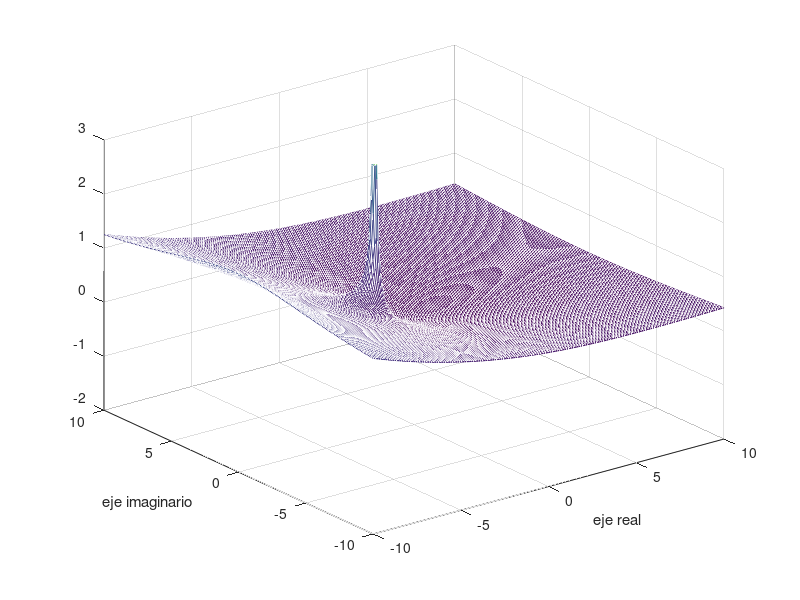
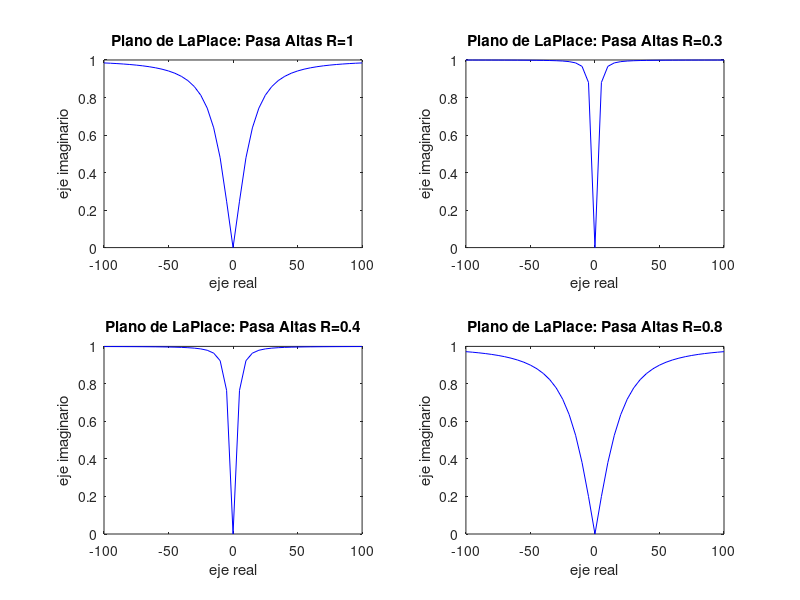
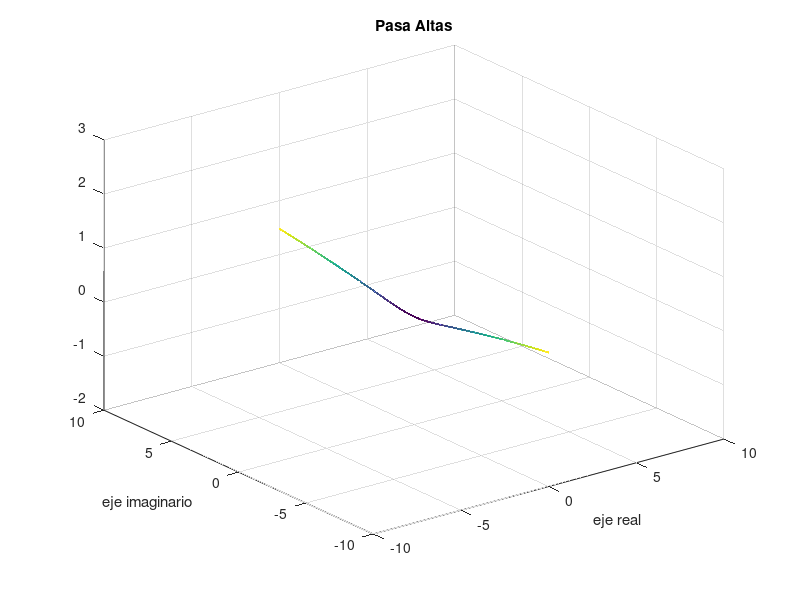

Source code (MATLAB) for these figures, in order:

close all
clear all

%%%%%%%%%%%%%%%%%%%%%%%%%%%%ejercicio 1%%%%%%%%%%%%%%%%%%%%%%%%
a=0;
for sigma=-10:0.1:10;
    a=a+1;
    b=0;
    for omega=-10:0.1:10;
        b=b+1;
        s(b,a)=sigma+j*omega;
                
    end
end


R=1;  %mover entre 1 y 0.2 para no salir de rango
C=0.05;  
L=0.5;


H=( s.^2) ./( s.^2+s/(R*C)+1/(L*C) );		%pasa altas

figure(1)
ejesig=real(s);
ejeome=imag(s);
mesh(ejesig,ejeome,abs(H));
%mesh(ejesig,ejeome,20*log10(abs(H)));
axis([-10 10 -10 10 -2 3])
xlabel('eje real');
ylabel('eje imaginario')



%%%%%%%%%%%%%%%%%%%%%%%%%%Rebanada de Fourier%%%%%%%%%%%%
figure(3)
a=0;
for sigma=-10:0.1:10;
    a=a+1;
    b=0;
    for omega=-10:0.1:10;
        b=b+1;
        sigma=0;
        s(b,a)=sigma+j*omega;
                
    end
end
H=( s.^2) ./( s.^2+s/(R*C)+1/(L*C) );		%pasa altas
ejesig=real(s);
ejeome=imag(s);
mesh(ejesig,ejeome,abs(H));
%mesh(ejesig,ejeome,20*log10(abs(H)));
axis([-10 10 -10 10 -2 3])
xlabel('eje real');
ylabel('eje imaginario')
title('Pasa Altas')


%%%%%%%%%%%%%%%%inciso 2
%%%%%%%%%%%%%%%%%%%%%varias frecuencias de corte%%%%%%%%%%%%%

figure(2)
a=1;
    for omega=-100:5:100;
        w(a)=j*omega;
                a=a+1;
    end
    
subplot(2,2,1)    
R=1;  %mover entre 1 y 0.2 para no salir de rango
C=0.05;  
L=0.5;

RF=( w.^2 ) ./( w.^2+w/(R*C)+1/(L*C) );		%pasa altas
%RF=( 1/(L*C) ) ./( w.^2+w/(R*C)+1/(L*C) );
ejeome=imag(w);
plot(ejeome,abs(RF),'b');             %frecuencia 1
xlabel('eje real');
ylabel('eje imaginario')
title('Plano de LaPlace: Pasa Altas R=1')

subplot(2,2,2)  
R=0.3;  %mover entre 1 y 0.2 para no salir de rango 
L=0.5;
C=1;
RF=( w.^2 ) ./( w.^2+w/(R*C)+1/(L*C) );		%pasa altas
%RF=( 1/(L*C) ) ./( w.^2+w/(R*C)+1/(L*C) );
ejeome=imag(w);
plot(ejeome,abs(RF),'b');             %frecuencia 2
xlabel('eje real');
ylabel('eje imaginario')
title('Plano de LaPlace: Pasa Altas R=0.3')

subplot(2,2,3)  
C=0.5;  
L=0.5;
R=0.4;
RF=( w.^2 ) ./( w.^2+w/(R*C)+1/(L*C) );		%pasa altas
%RF=( 1/(L*C) ) ./( w.^2+w/(R*C)+1/(L*C) );
ejeome=imag(w);
plot(ejeome,abs(RF),'b');             %frecuencia 2
xlabel('eje real');
ylabel('eje imaginario')
title('Plano de LaPlace: Pasa Altas R=0.4')

subplot(2,2,4)  
R=0.8;  %mover entre 1 y 0.2 para no salir de rango
C=0.05;  
L=1;
RF=( w.^2 ) ./( w.^2+w/(R*C)+1/(L*C) );		%pasa altas
%RF=( 1/(L*C) ) ./( w.^2+w/(R*C)+1/(L*C) );
ejeome=imag(w);
plot(ejeome,abs(RF),'b');             %frecuencia 2
xlabel('eje real');
ylabel('eje imaginario')
title('Plano de LaPlace: Pasa Altas R=0.8')